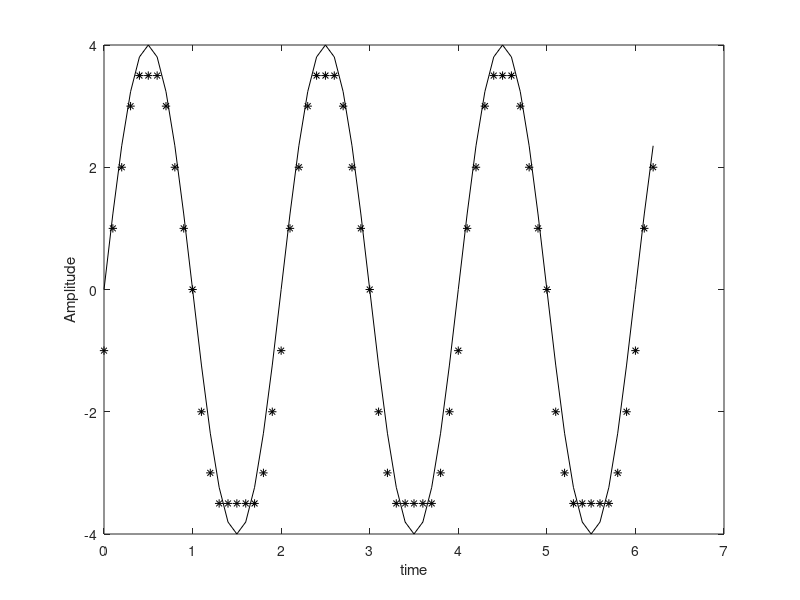

This figure's MATLAB source:
% Do the same job for a sinusiodal wave and plot the results

% Matlab code
t=0:0.1:2*pi;

S=4*sin(pi*t); %sampled signal

partition = [-3,-2,-1,0,1,2,2.5,3.5];

quantization = [-3.5,-3,-2,-1,0,1,2,3,3.5];

[I,Q]=quantiz(S,partition,quantization);

%Q gives quantized value

plot(t,S,'k',t,Q,'*k')
xlabel('time')

ylabel('Amplitude')
